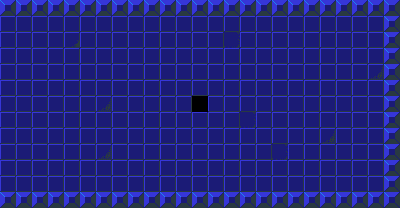

The image is a tile-based game level rendered from a .tmx file. Its description and complete source (layers, tilesets, objects, tile grids) follow:
An orthogonal 25x13 tile map with 16x16 px tiles, 1 tile layer (tiles) and 1 object (exit).

<map version="1.0" tiledversion="1.0.3" orientation="orthogonal" renderorder="right-down" width="25" height="13" tilewidth="16" tileheight="16" nextobjectid="2">
 <tileset firstgid="1" source="baseblueold.tsx" />
 <layer name="tiles" width="25" height="13">
  <data encoding="csv">
2,2,2,2,2,2,2,2,2,2,2,2,2,2,2,2,2,2,2,2,2,2,2,2,2,
1,1,1,1,1,1,1,1,1,1,1,1,1,1,1,1,1,1,1,1,1,1,1,1,2,
1,1,1,1,3,1,1,1,1,1,1,1,1,1,5,1,1,1,1,1,1,1,1,1,2,
1,1,1,1,1,1,1,1,1,1,1,1,1,1,1,1,1,1,1,1,1,1,1,1,2,
1,1,1,1,1,1,1,1,1,1,1,1,1,1,1,1,1,1,1,1,1,1,1,4,2,
1,1,1,1,1,1,1,1,1,1,1,1,1,1,1,1,1,1,1,1,1,1,1,1,2,
1,1,1,1,1,1,4,1,1,1,1,1,0,1,1,1,1,1,1,1,1,1,1,1,2,
1,1,1,1,1,1,1,1,1,1,1,1,1,1,1,5,1,1,1,1,1,1,1,1,2,
1,1,1,1,1,1,1,1,1,1,1,1,1,1,1,1,1,1,1,1,4,1,1,1,2,
1,1,1,1,1,1,4,1,1,1,1,1,1,1,1,1,1,5,1,1,1,1,1,1,2,
1,1,1,1,1,1,1,1,1,1,1,1,1,1,1,1,1,1,1,1,1,1,1,1,2,
1,1,1,1,1,1,1,1,1,1,1,1,1,1,1,1,1,1,1,1,1,1,1,1,2,
2,2,2,2,2,2,2,2,2,2,2,2,2,2,2,2,2,2,2,2,2,2,2,2,2
</data>
 </layer>
 <objectgroup name="exits">
  <object id="1" type="exit" x="192" y="96">
   <properties>
    <property name="exit" value="floor" />
   </properties>
   <polyline points="0,0 16,0 16,16 0,16 0,0" />
  </object>
 </objectgroup>
</map>
